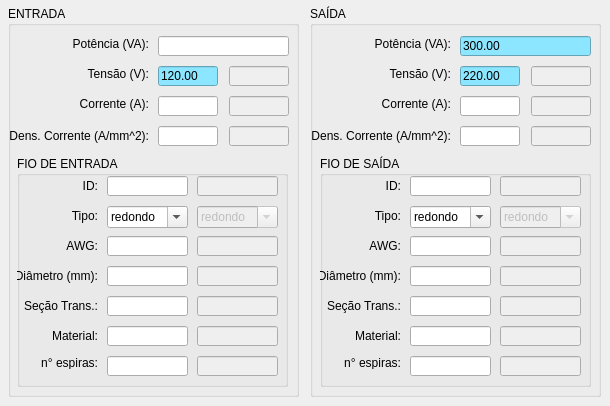
    <widget class="QWidget" name="tab_input">
     <attribute name="title">
      <string>Entrada / Saída</string>
     </attribute>
     <widget class="QGroupBox" name="groupBox_Input">
      <property name="geometry">
       <rect>
        <x>8</x>
        <y>6</y>
        <width>291</width>
        <height>391</height>
       </rect>
      </property>
      <property name="title">
       <string>ENTRADA</string>
      </property>
      <widget class="QLabel" name="label_currentInput">
       <property name="geometry">
        <rect>
         <x>60</x>
         <y>90</y>
         <width>81</width>
         <height>16</height>
        </rect>
       </property>
       <property name="text">
        <string>Corrente (A):</string>
       </property>
       <property name="alignment">
        <set>Qt::AlignRight|Qt::AlignTrailing|Qt::AlignVCenter</set>
       </property>
      </widget>
      <widget class="QLineEdit" name="lineEdit_voltageInput_1">
       <property name="geometry">
        <rect>
         <x>150</x>
         <y>60</y>
         <width>60</width>
         <height>20</height>
        </rect>
       </property>
       <property name="styleSheet">
        <string notr="true">background-color: rgb(140, 230, 255);</string>
       </property>
       <property name="text">
        <string>120.00</string>
       </property>
      </widget>
      <widget class="QLabel" name="label_powerInput">
       <property name="geometry">
        <rect>
         <x>60</x>
         <y>30</y>
         <width>81</width>
         <height>16</height>
        </rect>
       </property>
       <property name="text">
        <string>Potência (VA):</string>
       </property>
       <property name="alignment">
        <set>Qt::AlignRight|Qt::AlignTrailing|Qt::AlignVCenter</set>
       </property>
      </widget>
      <widget class="QLabel" name="label_voltageInput">
       <property name="geometry">
        <rect>
         <x>60</x>
         <y>60</y>
         <width>81</width>
         <height>16</height>
        </rect>
       </property>
       <property name="text">
        <string>Tensão (V):</string>
       </property>
       <property name="alignment">
        <set>Qt::AlignRight|Qt::AlignTrailing|Qt::AlignVCenter</set>
       </property>
      </widget>
      <widget class="QLineEdit" name="lineEdit_powerInput">
       <property name="geometry">
        <rect>
         <x>150</x>
         <y>30</y>
         <width>131</width>
         <height>20</height>
        </rect>
       </property>
      </widget>
      <widget class="QLineEdit" name="lineEdit_currentInput_1">
       <property name="geometry">
        <rect>
         <x>150</x>
         <y>90</y>
         <width>60</width>
         <height>20</height>
        </rect>
       </property>
      </widget>
      <widget class="QLineEdit" name="lineEdit_densityCurrentInput_1">
       <property name="geometry">
        <rect>
         <x>150</x>
         <y>120</y>
         <width>60</width>
         <height>20</height>
        </rect>
       </property>
      </widget>
      <widget class="QLabel" name="label_densityCurrentInput">
       <property name="geometry">
        <rect>
         <x>0</x>
         <y>120</y>
         <width>141</width>
         <height>20</height>
        </rect>
       </property>
       <property name="text">
        <string>Dens. Corrente (A/mm^2):</string>
       </property>
       <property name="alignment">
        <set>Qt::AlignRight|Qt::AlignTrailing|Qt::AlignVCenter</set>
       </property>
      </widget>
      <widget class="QGroupBox" name="groupBox_InputWire">
       <property name="geometry">
        <rect>
         <x>9</x>
         <y>150</y>
         <width>271</width>
         <height>231</height>
        </rect>
       </property>
       <property name="title">
        <string>FIO DE ENTRADA</string>
       </property>
       <widget class="QLineEdit" name="lineEdit_wireMaterialInput_1">
        <property name="geometry">
         <rect>
          <x>90</x>
          <y>170</y>
          <width>81</width>
          <height>20</height>
         </rect>
        </property>
        <property name="text">
         <string/>
        </property>
       </widget>
       <widget class="QLabel" name="label_wireIDInput">
        <property name="geometry">
         <rect>
          <x>0</x>
          <y>20</y>
          <width>81</width>
          <height>20</height>
         </rect>
        </property>
        <property name="text">
         <string>ID:</string>
        </property>
        <property name="alignment">
         <set>Qt::AlignRight|Qt::AlignTrailing|Qt::AlignVCenter</set>
        </property>
       </widget>
       <widget class="QLineEdit" name="lineEdit_wireIDInput_1">
        <property name="geometry">
         <rect>
          <x>90</x>
          <y>20</y>
          <width>81</width>
          <height>20</height>
         </rect>
        </property>
       </widget>
       <widget class="QComboBox" name="comboBox_wireTypeInput_1">
        <property name="geometry">
         <rect>
          <x>90</x>
          <y>50</y>
          <width>81</width>
          <height>22</height>
         </rect>
        </property>
        <property name="editable">
         <bool>true</bool>
        </property>
        <item>
         <property name="text">
          <string>redondo</string>
         </property>
        </item>
       </widget>
       <widget class="QLabel" name="label_wireAWGInput">
        <property name="geometry">
         <rect>
          <x>0</x>
          <y>80</y>
          <width>81</width>
          <height>20</height>
         </rect>
        </property>
        <property name="text">
         <string>AWG:</string>
        </property>
        <property name="alignment">
         <set>Qt::AlignRight|Qt::AlignTrailing|Qt::AlignVCenter</set>
        </property>
       </widget>
       <widget class="QLabel" name="label_wireAreaInput">
        <property name="geometry">
         <rect>
          <x>-20</x>
          <y>140</y>
          <width>101</width>
          <height>20</height>
         </rect>
        </property>
        <property name="text">
         <string>Seção Trans.:</string>
        </property>
        <property name="alignment">
         <set>Qt::AlignRight|Qt::AlignTrailing|Qt::AlignVCenter</set>
        </property>
       </widget>
       <widget class="QLineEdit" name="lineEdit_wireAWGInput_1">
        <property name="geometry">
         <rect>
          <x>90</x>
          <y>80</y>
          <width>81</width>
          <height>20</height>
         </rect>
        </property>
        <property name="text">
         <string/>
        </property>
       </widget>
       <widget class="QLabel" name="label_wireMaterialInput">
        <property name="geometry">
         <rect>
          <x>0</x>
          <y>170</y>
          <width>81</width>
          <height>20</height>
         </rect>
        </property>
        <property name="text">
         <string>Material:</string>
        </property>
        <property name="alignment">
         <set>Qt::AlignRight|Qt::AlignTrailing|Qt::AlignVCenter</set>
        </property>
       </widget>
       <widget class="QLabel" name="label_wireTypeInput">
        <property name="geometry">
         <rect>
          <x>0</x>
          <y>50</y>
          <width>81</width>
          <height>20</height>
         </rect>
        </property>
        <property name="text">
         <string>Tipo:</string>
        </property>
        <property name="alignment">
         <set>Qt::AlignRight|Qt::AlignTrailing|Qt::AlignVCenter</set>
        </property>
       </widget>
       <widget class="QLabel" name="label_wireDiameterInput">
        <property name="geometry">
         <rect>
          <x>0</x>
          <y>110</y>
          <width>81</width>
          <height>20</height>
         </rect>
        </property>
        <property name="text">
         <string>Diâmetro (mm):</string>
        </property>
        <property name="alignment">
         <set>Qt::AlignRight|Qt::AlignTrailing|Qt::AlignVCenter</set>
        </property>
       </widget>
       <widget class="QLineEdit" name="lineEdit_wireDiameterInput_1">
        <property name="geometry">
         <rect>
          <x>90</x>
          <y>110</y>
          <width>81</width>
          <height>20</height>
         </rect>
        </property>
        <property name="text">
         <string/>
        </property>
       </widget>
       <widget class="QLineEdit" name="lineEdit_wireAreaInput_1">
        <property name="geometry">
         <rect>
          <x>90</x>
          <y>140</y>
          <width>81</width>
          <height>20</height>
         </rect>
        </property>
        <property name="text">
         <string/>
        </property>
       </widget>
       <widget class="QLabel" name="label_turnsIN">
        <property name="geometry">
         <rect>
          <x>0</x>
          <y>200</y>
          <width>81</width>
          <height>13</height>
         </rect>
        </property>
        <property name="text">
         <string>n° espiras:</string>
        </property>
        <property name="alignment">
         <set>Qt::AlignRight|Qt::AlignTrailing|Qt::AlignVCenter</set>
        </property>
       </widget>
       <widget class="QLineEdit" name="lineEdit_turnsIN_1">
        <property name="geometry">
         <rect>
          <x>90</x>
          <y>200</y>
          <width>81</width>
          <height>20</height>
         </rect>
        </property>
       </widget>
       <widget class="QLineEdit" name="lineEdit_wireIDInput_2">
        <property name="enabled">
         <bool>false</bool>
        </property>
        <property name="geometry">
         <rect>
          <x>180</x>
          <y>20</y>
          <width>81</width>
          <height>20</height>
         </rect>
        </property>
        <property name="readOnly">
         <bool>false</bool>
        </property>
       </widget>
       <widget class="QComboBox" name="comboBox_wireTypeInput_2">
        <property name="enabled">
         <bool>false</bool>
        </property>
        <property name="geometry">
         <rect>
          <x>180</x>
          <y>50</y>
          <width>81</width>
          <height>22</height>
         </rect>
        </property>
        <property name="editable">
         <bool>true</bool>
        </property>
        <item>
         <property name="text">
          <string>redondo</string>
         </property>
        </item>
       </widget>
       <widget class="QLineEdit" name="lineEdit_wireAWGInput_2">
        <property name="enabled">
         <bool>false</bool>
        </property>
        <property name="geometry">
         <rect>
          <x>180</x>
          <y>80</y>
          <width>81</width>
          <height>20</height>
         </rect>
        </property>
        <property name="text">
         <string/>
        </property>
        <property name="readOnly">
         <bool>false</bool>
        </property>
       </widget>
       <widget class="QLineEdit" name="lineEdit_wireDiameterInput_2">
        <property name="enabled">
         <bool>false</bool>
        </property>
        <property name="geometry">
         <rect>
          <x>180</x>
          <y>110</y>
          <width>81</width>
          <height>20</height>
         </rect>
        </property>
        <property name="text">
         <string/>
        </property>
        <property name="readOnly">
         <bool>false</bool>
        </property>
       </widget>
       <widget class="QLineEdit" name="lineEdit_wireAreaInput_2">
        <property name="enabled">
         <bool>false</bool>
        </property>
        <property name="geometry">
         <rect>
          <x>180</x>
          <y>140</y>
          <width>81</width>
          <height>20</height>
         </rect>
        </property>
        <property name="text">
         <string/>
        </property>
        <property name="readOnly">
         <bool>false</bool>
        </property>
       </widget>
       <widget class="QLineEdit" name="lineEdit_wireMaterialInput_2">
        <property name="enabled">
         <bool>false</bool>
        </property>
        <property name="geometry">
         <rect>
          <x>180</x>
          <y>170</y>
          <width>81</width>
          <height>20</height>
         </rect>
        </property>
        <property name="text">
         <string/>
        </property>
        <property name="readOnly">
         <bool>false</bool>
        </property>
       </widget>
       <widget class="QLineEdit" name="lineEdit_turnsIN_2">
        <property name="enabled">
         <bool>false</bool>
        </property>
        <property name="geometry">
         <rect>
          <x>180</x>
          <y>200</y>
          <width>81</width>
          <height>20</height>
         </rect>
        </property>
        <property name="readOnly">
         <bool>false</bool>
        </property>
       </widget>
      </widget>
      <widget class="QLineEdit" name="lineEdit_voltageInput_2">
       <property name="enabled">
        <bool>false</bool>
       </property>
       <property name="geometry">
        <rect>
         <x>221</x>
         <y>60</y>
         <width>60</width>
         <height>20</height>
        </rect>
       </property>
       <property name="styleSheet">
        <string notr="true"/>
       </property>
       <property name="text">
        <string/>
       </property>
       <property name="readOnly">
        <bool>false</bool>
       </property>
      </widget>
      <widget class="QLineEdit" name="lineEdit_currentInput_2">
       <property name="enabled">
        <bool>false</bool>
       </property>
       <property name="geometry">
        <rect>
         <x>221</x>
         <y>90</y>
         <width>60</width>
         <height>20</height>
        </rect>
       </property>
       <property name="readOnly">
        <bool>false</bool>
       </property>
      </widget>
      <widget class="QLineEdit" name="lineEdit_densityCurrentInput_2">
       <property name="enabled">
        <bool>false</bool>
       </property>
       <property name="geometry">
        <rect>
         <x>221</x>
         <y>120</y>
         <width>60</width>
         <height>20</height>
        </rect>
       </property>
       <property name="readOnly">
        <bool>false</bool>
       </property>
      </widget>
     </widget>
     <widget class="QGroupBox" name="groupBox_Output">
      <property name="geometry">
       <rect>
        <x>310</x>
        <y>6</y>
        <width>291</width>
        <height>391</height>
       </rect>
      </property>
      <property name="title">
       <string>SAÍDA</string>
      </property>
      <widget class="QLabel" name="label_currentOutput">
       <property name="geometry">
        <rect>
         <x>60</x>
         <y>90</y>
         <width>81</width>
         <height>16</height>
        </rect>
       </property>
       <property name="text">
        <string>Corrente (A):</string>
       </property>
       <property name="alignment">
        <set>Qt::AlignRight|Qt::AlignTrailing|Qt::AlignVCenter</set>
       </property>
      </widget>
      <widget class="QLineEdit" name="lineEdit_voltageOutput_1">
       <property name="geometry">
        <rect>
         <x>150</x>
         <y>60</y>
         <width>60</width>
         <height>20</height>
        </rect>
       </property>
       <property name="styleSheet">
        <string notr="true">background-color: rgb(140, 230, 255);</string>
       </property>
       <property name="text">
        <string>220.00</string>
       </property>
      </widget>
      <widget class="QLabel" name="label_powerOutput">
       <property name="geometry">
        <rect>
         <x>60</x>
         <y>30</y>
         <width>81</width>
         <height>16</height>
        </rect>
       </property>
       <property name="text">
        <string>Potência (VA):</string>
       </property>
       <property name="alignment">
        <set>Qt::AlignRight|Qt::AlignTrailing|Qt::AlignVCenter</set>
       </property>
      </widget>
      <widget class="QLabel" name="label_voltageOutput">
       <property name="geometry">
        <rect>
         <x>60</x>
         <y>60</y>
         <width>81</width>
         <height>16</height>
        </rect>
       </property>
       <property name="text">
        <string>Tensão (V):</string>
       </property>
       <property name="alignment">
        <set>Qt::AlignRight|Qt::AlignTrailing|Qt::AlignVCenter</set>
       </property>
      </widget>
      <widget class="QLineEdit" name="lineEdit_powerOutput">
       <property name="geometry">
        <rect>
         <x>150</x>
         <y>30</y>
         <width>131</width>
         <height>20</height>
        </rect>
       </property>
       <property name="styleSheet">
        <string notr="true">background-color: rgb(140, 230, 255);</string>
       </property>
       <property name="text">
        <string>300.00</string>
       </property>
      </widget>
      <widget class="QLineEdit" name="lineEdit_currentOutput_1">
       <property name="geometry">
        <rect>
         <x>150</x>
         <y>90</y>
         <width>60</width>
         <height>20</height>
        </rect>
       </property>
      </widget>
      <widget class="QLineEdit" name="lineEdit_densityCurrentOutput_1">
       <property name="geometry">
        <rect>
         <x>150</x>
         <y>120</y>
         <width>60</width>
         <height>20</height>
        </rect>
       </property>
      </widget>
      <widget class="QLabel" name="label_densityCurrentOutput">
       <property name="geometry">
        <rect>
         <x>0</x>
         <y>120</y>
         <width>141</width>
         <height>20</height>
        </rect>
       </property>
       <property name="text">
        <string>Dens. Corrente (A/mm^2):</string>
       </property>
       <property name="alignment">
        <set>Qt::AlignRight|Qt::AlignTrailing|Qt::AlignVCenter</set>
       </property>
      </widget>
      <widget class="QGroupBox" name="groupBox_outputWire">
       <property name="geometry">
        <rect>
         <x>10</x>
         <y>150</y>
         <width>271</width>
         <height>231</height>
        </rect>
       </property>
       <property name="title">
        <string>FIO DE SAÍDA</string>
       </property>
       <widget class="QLineEdit" name="lineEdit_wireMaterialOutput_1">
        <property name="geometry">
         <rect>
          <x>90</x>
          <y>170</y>
          <width>81</width>
          <height>20</height>
         </rect>
        </property>
        <property name="text">
         <string/>
        </property>
       </widget>
       <widget class="QComboBox" name="comboBox_wireTypeOutput_1">
        <property name="geometry">
         <rect>
          <x>90</x>
          <y>50</y>
          <width>81</width>
          <height>22</height>
         </rect>
        </property>
        <property name="editable">
         <bool>true</bool>
        </property>
        <item>
         <property name="text">
          <string>redondo</string>
         </property>
        </item>
       </widget>
       <widget class="QLabel" name="label_wireTypeOutput">
        <property name="geometry">
         <rect>
          <x>0</x>
          <y>50</y>
          <width>81</width>
          <height>20</height>
         </rect>
        </property>
        <property name="text">
         <string>Tipo:</string>
        </property>
        <property name="alignment">
         <set>Qt::AlignRight|Qt::AlignTrailing|Qt::AlignVCenter</set>
        </property>
       </widget>
       <widget class="QLabel" name="label_wireDiameterOutput">
        <property name="geometry">
         <rect>
          <x>0</x>
          <y>110</y>
          <width>81</width>
          <height>20</height>
         </rect>
        </property>
        <property name="text">
         <string>Diâmetro (mm):</string>
        </property>
        <property name="alignment">
         <set>Qt::AlignRight|Qt::AlignTrailing|Qt::AlignVCenter</set>
        </property>
       </widget>
       <widget class="QLineEdit" name="lineEdit_wireAreaOutput_1">
        <property name="geometry">
         <rect>
          <x>90</x>
          <y>140</y>
          <width>81</width>
          <height>20</height>
         </rect>
        </property>
        <property name="text">
         <string/>
        </property>
       </widget>
       <widget class="QLabel" name="label_wireAreaOutput">
        <property name="geometry">
         <rect>
          <x>-20</x>
          <y>140</y>
          <width>101</width>
          <height>20</height>
         </rect>
        </property>
        <property name="text">
         <string>Seção Trans.:</string>
        </property>
        <property name="alignment">
         <set>Qt::AlignRight|Qt::AlignTrailing|Qt::AlignVCenter</set>
        </property>
       </widget>
       <widget class="QLabel" name="label_wireAWGOutput">
        <property name="geometry">
         <rect>
          <x>0</x>
          <y>80</y>
          <width>81</width>
          <height>20</height>
         </rect>
        </property>
        <property name="text">
         <string>AWG:</string>
        </property>
        <property name="alignment">
         <set>Qt::AlignRight|Qt::AlignTrailing|Qt::AlignVCenter</set>
        </property>
       </widget>
       <widget class="QLineEdit" name="lineEdit_wireIDOutput_1">
        <property name="geometry">
         <rect>
          <x>90</x>
          <y>20</y>
          <width>81</width>
          <height>20</height>
         </rect>
        </property>
       </widget>
       <widget class="QLabel" name="label_wireMaterialOutput">
        <property name="geometry">
         <rect>
          <x>0</x>
          <y>170</y>
          <width>81</width>
          <height>20</height>
         </rect>
        </property>
        <property name="text">
         <string>Material:</string>
        </property>
        <property name="alignment">
         <set>Qt::AlignRight|Qt::AlignTrailing|Qt::AlignVCenter</set>
        </property>
       </widget>
       <widget class="QLabel" name="label_wireIDOutput">
        <property name="geometry">
         <rect>
          <x>0</x>
          <y>20</y>
          <width>81</width>
          <height>20</height>
         </rect>
        </property>
        <property name="text">
         <string>ID:</string>
        </property>
        <property name="alignment">
         <set>Qt::AlignRight|Qt::AlignTrailing|Qt::AlignVCenter</set>
        </property>
       </widget>
       <widget class="QLineEdit" name="lineEdit_wireAWGOutput_1">
        <property name="geometry">
         <rect>
          <x>90</x>
          <y>80</y>
          <width>81</width>
          <height>20</height>
         </rect>
        </property>
        <property name="text">
         <string/>
        </property>
       </widget>
       <widget class="QLineEdit" name="lineEdit_wireDiameterOutput_1">
        <property name="geometry">
         <rect>
          <x>90</x>
          <y>110</y>
          <width>81</width>
          <height>20</height>
         </rect>
        </property>
        <property name="text">
         <string/>
        </property>
       </widget>
       <widget class="QLabel" name="label_turnsOUT">
        <property name="geometry">
         <rect>
          <x>0</x>
          <y>200</y>
          <width>81</width>
          <height>13</height>
         </rect>
        </property>
        <property name="text">
         <string>n° espiras:</string>
        </property>
        <property name="alignment">
         <set>Qt::AlignRight|Qt::AlignTrailing|Qt::AlignVCenter</set>
        </property>
       </widget>
       <widget class="QLineEdit" name="lineEdit_turnsOUT_1">
        <property name="geometry">
         <rect>
          <x>90</x>
          <y>200</y>
          <width>81</width>
          <height>20</height>
         </rect>
        </property>
       </widget>
       <widget class="QLineEdit" name="lineEdit_wireIDOutput_2">
        <property name="enabled">
         <bool>false</bool>
        </property>
        <property name="geometry">
         <rect>
          <x>180</x>
          <y>20</y>
          <width>81</width>
          <height>20</height>
         </rect>
        </property>
        <property name="readOnly">
         <bool>false</bool>
        </property>
       </widget>
       <widget class="QComboBox" name="comboBox_wireTypeOutput_2">
        <property name="enabled">
         <bool>false</bool>
        </property>
        <property name="geometry">
         <rect>
          <x>180</x>
          <y>50</y>
          <width>81</width>
          <height>22</height>
         </rect>
        </property>
        <property name="editable">
         <bool>true</bool>
        </property>
        <item>
         <property name="text">
          <string>redondo</string>
         </property>
        </item>
       </widget>
       <widget class="QLineEdit" name="lineEdit_wireMaterialOutput_2">
        <property name="enabled">
         <bool>false</bool>
        </property>
        <property name="geometry">
         <rect>
          <x>180</x>
          <y>170</y>
          <width>81</width>
          <height>20</height>
         </rect>
        </property>
        <property name="text">
         <string/>
        </property>
        <property name="readOnly">
         <bool>false</bool>
        </property>
       </widget>
       <widget class="QLineEdit" name="lineEdit_wireAreaOutput_2">
        <property name="enabled">
         <bool>false</bool>
        </property>
        <property name="geometry">
         <rect>
          <x>180</x>
          <y>140</y>
          <width>81</width>
          <height>20</height>
         </rect>
        </property>
        <property name="text">
         <string/>
        </property>
        <property name="readOnly">
         <bool>false</bool>
        </property>
       </widget>
       <widget class="QLineEdit" name="lineEdit_wireAWGOutput_2">
        <property name="enabled">
         <bool>false</bool>
        </property>
        <property name="geometry">
         <rect>
          <x>180</x>
          <y>80</y>
          <width>81</width>
          <height>20</height>
         </rect>
        </property>
        <property name="text">
         <string/>
        </property>
        <property name="readOnly">
         <bool>false</bool>
        </property>
       </widget>
       <widget class="QLineEdit" name="lineEdit_turnsOUT_2">
        <property name="enabled">
         <bool>false</bool>
        </property>
        <property name="geometry">
         <rect>
          <x>180</x>
          <y>200</y>
          <width>81</width>
          <height>20</height>
         </rect>
        </property>
        <property name="readOnly">
         <bool>false</bool>
        </property>
       </widget>
       <widget class="QLineEdit" name="lineEdit_wireDiameterOutput_2">
        <property name="enabled">
         <bool>false</bool>
        </property>
        <property name="geometry">
         <rect>
          <x>180</x>
          <y>110</y>
          <width>81</width>
          <height>20</height>
         </rect>
        </property>
        <property name="text">
         <string/>
        </property>
        <property name="readOnly">
         <bool>false</bool>
        </property>
       </widget>
      </widget>
      <widget class="QLineEdit" name="lineEdit_voltageOutput_2">
       <property name="enabled">
        <bool>false</bool>
       </property>
       <property name="geometry">
        <rect>
         <x>221</x>
         <y>60</y>
         <width>60</width>
         <height>20</height>
        </rect>
       </property>
       <property name="styleSheet">
        <string notr="true"/>
       </property>
       <property name="text">
        <string/>
       </property>
       <property name="readOnly">
        <bool>false</bool>
       </property>
      </widget>
      <widget class="QLineEdit" name="lineEdit_currentOutput_2">
       <property name="enabled">
        <bool>false</bool>
       </property>
       <property name="geometry">
        <rect>
         <x>221</x>
         <y>90</y>
         <width>60</width>
         <height>20</height>
        </rect>
       </property>
       <property name="readOnly">
        <bool>false</bool>
       </property>
      </widget>
      <widget class="QLineEdit" name="lineEdit_densityCurrentOutput_2">
       <property name="enabled">
        <bool>false</bool>
       </property>
       <property name="geometry">
        <rect>
         <x>221</x>
         <y>120</y>
         <width>60</width>
         <height>20</height>
        </rect>
       </property>
       <property name="readOnly">
        <bool>false</bool>
       </property>
      </widget>
     </widget>
    </widget>
